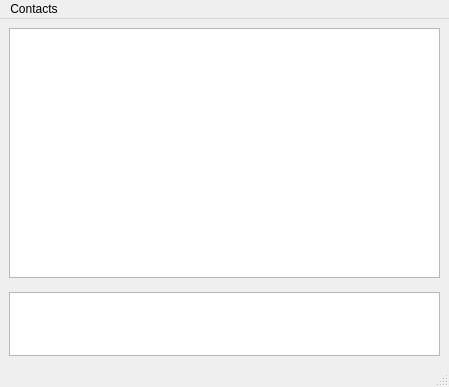
<?xml version="1.0" encoding="UTF-8"?>
<ui version="4.0">
 <class>MainWindow</class>
 <widget class="QMainWindow" name="MainWindow">
  <property name="geometry">
   <rect>
    <x>0</x>
    <y>0</y>
    <width>449</width>
    <height>387</height>
   </rect>
  </property>
  <property name="windowTitle">
   <string>MainWindow</string>
  </property>
  <widget class="QWidget" name="centralwidget">
   <layout class="QGridLayout" name="gridLayout">
    <item row="2" column="0">
     <widget class="QTextEdit" name="chatInput">
      <property name="sizePolicy">
       <sizepolicy hsizetype="Expanding" vsizetype="Maximum">
        <horstretch>0</horstretch>
        <verstretch>0</verstretch>
       </sizepolicy>
      </property>
      <property name="maximumSize">
       <size>
        <width>16777215</width>
        <height>64</height>
       </size>
      </property>
      <property name="horizontalScrollBarPolicy">
       <enum>Qt::ScrollBarAlwaysOff</enum>
      </property>
     </widget>
    </item>
    <item row="1" column="0">
     <spacer name="verticalSpacer">
      <property name="orientation">
       <enum>Qt::Vertical</enum>
      </property>
      <property name="sizeType">
       <enum>QSizePolicy::Maximum</enum>
      </property>
      <property name="sizeHint" stdset="0">
       <size>
        <width>20</width>
        <height>8</height>
       </size>
      </property>
     </spacer>
    </item>
    <item row="0" column="0">
     <widget class="QTextBrowser" name="chatHistory">
      <property name="horizontalScrollBarPolicy">
       <enum>Qt::ScrollBarAlwaysOff</enum>
      </property>
      <property name="openExternalLinks">
       <bool>true</bool>
      </property>
     </widget>
    </item>
   </layout>
  </widget>
  <widget class="QMenuBar" name="menubar">
   <property name="geometry">
    <rect>
     <x>0</x>
     <y>0</y>
     <width>449</width>
     <height>25</height>
    </rect>
   </property>
   <widget class="QMenu" name="menuContacts">
    <property name="title">
     <string>Contacts</string>
    </property>
    <addaction name="actionConect"/>
    <addaction name="separator"/>
   </widget>
   <addaction name="menuContacts"/>
  </widget>
  <widget class="QStatusBar" name="statusbar"/>
  <action name="actionConect">
   <property name="text">
    <string>Conect</string>
   </property>
  </action>
 </widget>
 <resources/>
 <connections>
  <connection>
   <sender>chatInput</sender>
   <signal>textChanged()</signal>
   <receiver>chatInput</receiver>
   <slot>zoomIn()</slot>
   <hints>
    <hint type="sourcelabel">
     <x>224</x>
     <y>323</y>
    </hint>
    <hint type="destinationlabel">
     <x>224</x>
     <y>323</y>
    </hint>
   </hints>
  </connection>
 </connections>
</ui>
